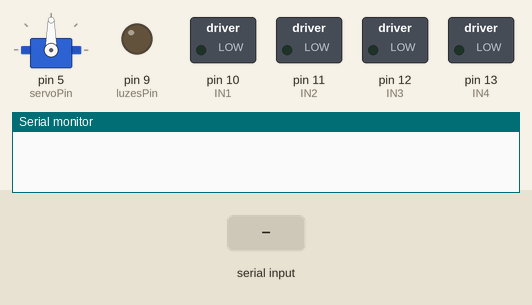
A program run on a simulated Arduino Nano, built with avr-gcc and run on an emulated ATmega328P. Parts: servo, switched loads named in the program (green lamp = pin HIGH), output pins drawn as LEDs (lit = HIGH), the last lines printed to the serial monitor. Inputs (shaded band) come from the test bench.

Above: at 1.2 s.
1.3 s: "1" received over Serial
At 1.7 s:
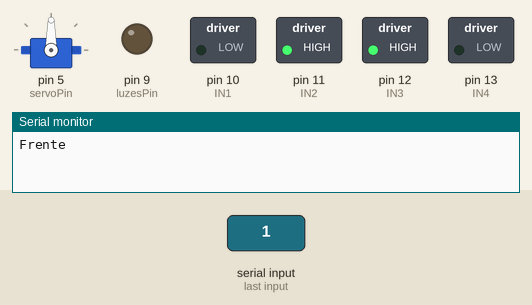
2.8 s: "2" received over Serial
At 4.0 s:
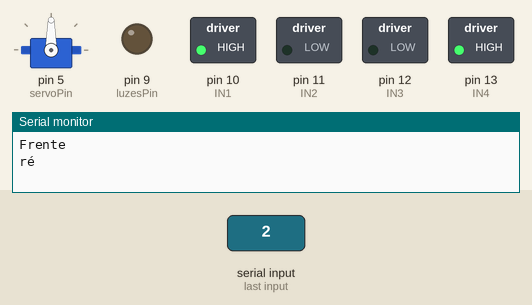
4.3 s: "3" received over Serial
At 5.2 s:
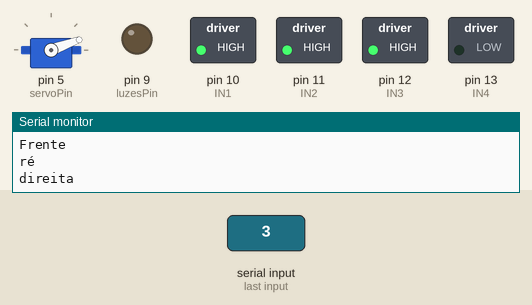
5.8 s: "4" received over Serial
At 6.3 s:
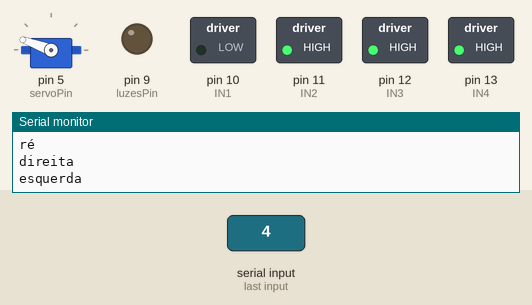
7.3 s: "5" received over Serial
At 8.5 s:
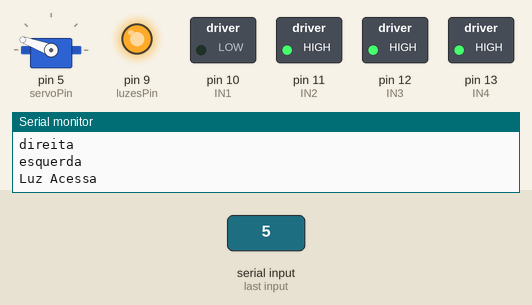
8.8 s: "6" received over Serial
At 9.8 s:
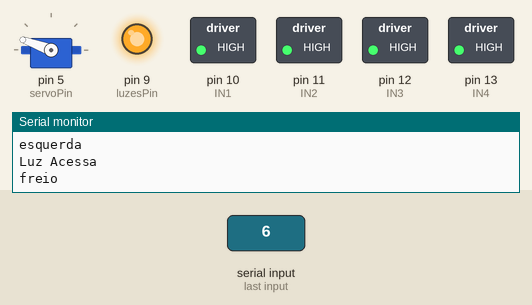
Timing chart, 0 to 11.3 s (numbered marks = the images above; inputs shaded):
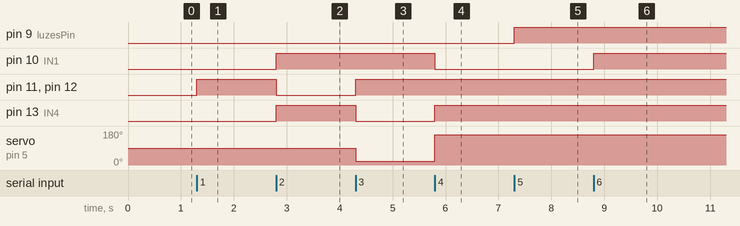

The program:

main.cpp
```cpp
/*******************************************************************
 * Objetivo : Projeto de um pequeno carrinho controlado pelo Arduino
 * através de um celular utilizando um APP em java.
 * Desenvolvido por : Arthur Dias
 * Data de início : 04/02/2021
 * *****************************************************************/

#include <Arduino.h>
#include <SPI.h>
#include <Servo.h>
int IN1 = 10;
int IN2 = 11;
int IN3 = 12;
int IN4 = 13;
int servoPin = 5;
int luzesPin = 9;
bool luzes = false;
Servo servo;

/***Protótipos as funções***/
void escrever();
void frente();
void re();
void esquerda();
void direita();
void freio();
void controleServo(int graus);
void acenderLuzes();

void setup()
{
  servo.attach(servoPin);
  Serial.begin(9600);
  pinMode(IN1, OUTPUT);
  pinMode(IN2, OUTPUT);
  pinMode(IN3, OUTPUT);
  pinMode(IN4, OUTPUT);
  pinMode(luzesPin, OUTPUT);
}

void loop()
{
  escrever();
}

void escrever()
{
  char c;
  c = Serial.read();
  while (c > 0)
  {
    if (c != '-')
    {
      switch (c)
      {
      case '1':
        frente();
        controleServo(90);
        Serial.println("Frente");
        break;
      case '2':
        controleServo(90);
        re();
        Serial.println("ré");
        break;
      case '3':
        direita();
        controleServo(20);
        Serial.println("direita");
        break;
      case '4':
       controleServo(160);
        esquerda();
        Serial.println("esquerda");
        break;
      case '5':
        acenderLuzes();
        break;
      case '6':
        freio();
        Serial.println("freio");
        break;
      }
    }
    c = Serial.read();
  }
}
void re()
{
  //Gira o Motor A no sentido horario
  digitalWrite(IN1, HIGH);
  digitalWrite(IN2, LOW);

  //Gira o Motor B no sentido horario
  digitalWrite(IN3, LOW);
  digitalWrite(IN4, HIGH);
}

void frente()
{
  //Gira o Motor A no sentido horario
  digitalWrite(IN1, LOW);
  digitalWrite(IN2, HIGH);

  //Gira o Motor B no sentido anti-horario
  digitalWrite(IN3, HIGH);
  digitalWrite(IN4, LOW);
}
void direita()
{
  //Para o motor A
  digitalWrite(IN1, HIGH);
  digitalWrite(IN2, HIGH);
  digitalWrite(IN3, HIGH);
  digitalWrite(IN4, LOW);
}

void esquerda()
{
  //Para o motor B
  digitalWrite(IN3, HIGH);
  digitalWrite(IN4, HIGH);
  digitalWrite(IN1, LOW);
  digitalWrite(IN2, HIGH);
}

void freio()
{
  //Para o motor A
  digitalWrite(IN1, HIGH);
  digitalWrite(IN2, HIGH);

  //Para o motor B
  digitalWrite(IN3, HIGH);
  digitalWrite(IN4, HIGH);
}

void acenderLuzes() {
  if (!luzes)
  {
    /* Acende a luz */
    Serial.println("Luz Acessa");
    digitalWrite(luzesPin, HIGH);
    luzes = true;
  }else{
    Serial.println("Luz Apagada");
    luzes = false;
    digitalWrite(luzesPin, LOW);
  }
}

void controleServo(int graus){
  servo.write(graus);
}
```

Measured:
- after the input at 1.3 s, pin 11 (IN2), pin 12 (IN3): LOW → HIGH at once
- after the input at 2.8 s, pin 10 (IN1), pin 13 (IN4): LOW → HIGH at once; pin 11 (IN2), pin 12 (IN3): HIGH → LOW at once
- after the input at 4.3 s, pin 11 (IN2), pin 12 (IN3): LOW → HIGH at once; pin 13 (IN4): HIGH → LOW at once; servo on pin 5 (servoPin): 90° → 20° at once
- after the input at 5.8 s, pin 10 (IN1): HIGH → LOW at once; pin 13 (IN4): LOW → HIGH at once; servo on pin 5 (servoPin): 20° → 160° at once
- after the input at 7.3 s, pin 9 (luzesPin): LOW → HIGH at once
- after the input at 8.8 s, pin 10 (IN1): LOW → HIGH at once
